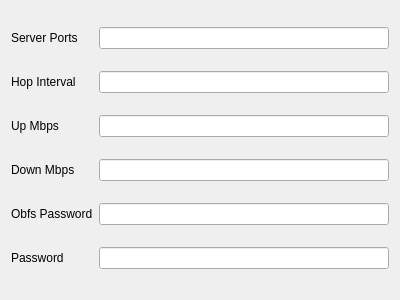
<?xml version="1.0" encoding="UTF-8"?>
<ui version="4.0">
 <class>EditHysteria2</class>
 <widget class="QWidget" name="EditHysteria2">
  <property name="geometry">
   <rect>
    <x>0</x>
    <y>0</y>
    <width>400</width>
    <height>300</height>
   </rect>
  </property>
  <property name="windowTitle">
   <string>Form</string>
  </property>
  <layout class="QGridLayout" name="gridLayout">
   <item row="2" column="1">
    <widget class="QLineEdit" name="up_mbps"/>
   </item>
   <item row="0" column="0">
    <widget class="QLabel" name="label">
     <property name="text">
      <string>Server Ports</string>
     </property>
    </widget>
   </item>
   <item row="1" column="1">
    <widget class="QLineEdit" name="hop_interval"/>
   </item>
   <item row="5" column="0">
    <widget class="QLabel" name="label_6">
     <property name="text">
      <string>Password</string>
     </property>
    </widget>
   </item>
   <item row="3" column="0">
    <widget class="QLabel" name="label_4">
     <property name="text">
      <string>Down Mbps</string>
     </property>
    </widget>
   </item>
   <item row="4" column="0">
    <widget class="QLabel" name="label_5">
     <property name="text">
      <string>Obfs Password</string>
     </property>
    </widget>
   </item>
   <item row="4" column="1">
    <widget class="QLineEdit" name="obfs_password"/>
   </item>
   <item row="5" column="1">
    <widget class="QLineEdit" name="password"/>
   </item>
   <item row="3" column="1">
    <widget class="QLineEdit" name="down_mbps"/>
   </item>
   <item row="1" column="0">
    <widget class="QLabel" name="label_2">
     <property name="text">
      <string>Hop Interval</string>
     </property>
    </widget>
   </item>
   <item row="2" column="0">
    <widget class="QLabel" name="label_3">
     <property name="text">
      <string>Up Mbps</string>
     </property>
    </widget>
   </item>
   <item row="0" column="1">
    <widget class="QLineEdit" name="server_ports"/>
   </item>
  </layout>
 </widget>
 <resources/>
 <connections/>
</ui>
